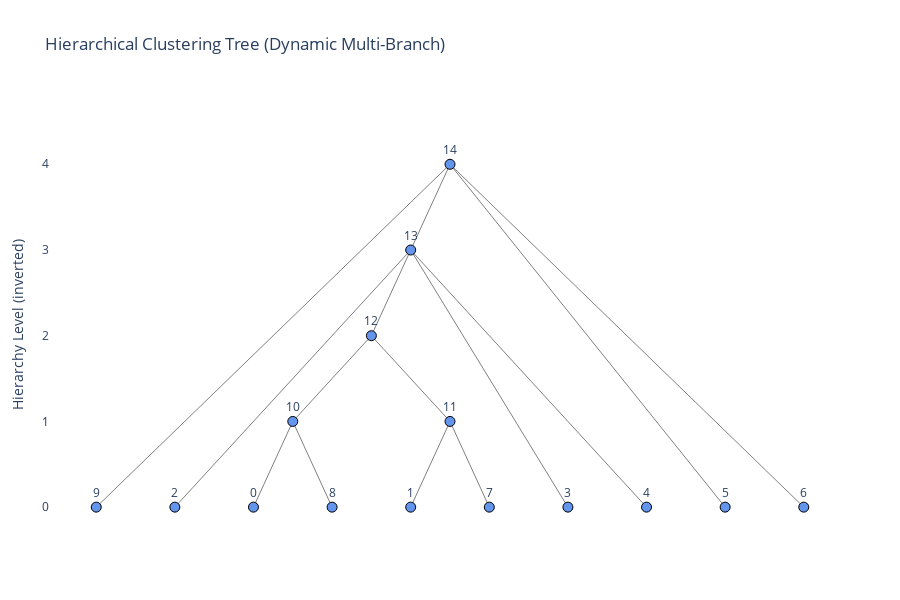

The notebook cell saved with this chart:
### Code cell
import copy

import numpy as np
import torch

from core.clustering import Hierarchical_Clustering
from core.clustering import SHAPE

seed = 370
torch.manual_seed(seed)
np.random.seed(seed)
n_clients = 10
model_features = 10000
weights_list = torch.randn(n_clients, model_features)
samples = np.random.randint(100, 10000, size=(n_clients, 1)).squeeze().tolist()
model = Hierarchical_Clustering(weights_list, samples, threshold=0.03, increment_factor=1.1, device="cpu")
model.fit()
print("Root:", model.root())
print(model)
model.visualize_tree(save_plot=False, show=True)

### Figure 1 — Plotly figure (JSON) as saved in the notebook; plotly's stock layout.template omitted (floating-point values rounded to 4 significant figures)
{"data": [{"hoverinfo": "none", "line": {"color": "gray", "width": 1}, "mode": "lines", "x": [2.5, 2, null, 2.5, 3, null, 4.5, 4, null, 4.5, 5, null, 3.5, 2.5, null, 3.5, 4.5, null, 4.0, 1, null, 4.0, 3.5, null, 4.0, 6, null, 4.0, 7, null, 4.5, 0, null, 4.5, 4.0, null, 4.5, 8, null, 4.5, 9, null], "y": [1, 0, null, 1, 0, null, 1, 0, null, 1, 0, null, 2, 1, null, 2, 1, null, 3, 0, null, 3, 2, null, 3, 0, null, 3, 0, null, 4, 0, null, 4, 3, null, 4, 0, null, 4, 0, null], "type": "scatter"}, {"hoverinfo": "text", "hovertext": ["ID: 9<br>Level: 0<br>Samples: 7730<br>Successors: None", "ID: 2<br>Level: 0<br>Samples: 6284<br>Successors: None", "ID: 0<br>Level: 0<br>Samples: 5301<br>Successors: None", "ID: 8<br>Level: 0<br>Samples: 3128<br>Successors: None", "ID: 10<br>Level: 1<br>Samples: 8429<br>Successors: [0, 8]", "ID: 1<br>Level: 0<br>Samples: 4191<br>Successors: None", "ID: 7<br>Level: 0<br>Samples: 1594<br>Successors: None", "ID: 11<br>Level: 1<br>Samples: 5785<br>Successors: [1, 7]", "ID: 12<br>Level: 2<br>Samples: 14214<br>Successors: [10, 11]", "ID: 3<br>Level: 0<br>Samples: 3951<br>Successors: None", "ID: 4<br>Level: 0<br>Samples: 3774<br>Successors: None", "ID: 13<br>Level: 3<br>Samples: 28223<br>Successors: [2, 12, 3, 4]", "ID: 5<br>Level: 0<br>Samples: 3793<br>Successors: None", "ID: 6<br>Level: 0<br>Samples: 8237<br>Successors: None", "ID: 14<br>Level: 4<br>Samples: 47983<br>Successors: [9, 13, 5, 6]"], "marker": {"color": "cornflowerblue", "line": {"color": "black", "width": 1}, "size": 10}, "mode": "markers+text", "text": ["9", "2", "0", "8", "10", "1", "7", "11", "12", "3", "4", "13", "5", "6", "14"], "textposition": "top center", "x": [0, 1, 2, 3, 2.5, 4, 5, 4.5, 3.5, 6, 7, 4.0, 8, 9, 4.5], "y": [0, 0, 0, 0, 1, 0, 0, 1, 2, 0, 0, 3, 0, 0, 4], "type": "scatter"}], "layout": {"xaxis": {"showticklabels": false, "showgrid": false, "zeroline": false}, "yaxis": {"title": {"text": "Hierarchy Level (inverted)"}, "showgrid": false, "zeroline": false, "range": [-0.5, 4.75]}, "margin": {"t": 100, "b": 50, "l": 50, "r": 50}, "title": {"text": "Hierarchical Clustering Tree (Dynamic Multi-Branch)"}, "showlegend": false, "plot_bgcolor": "white", "hovermode": "closest", "height": 600}}
